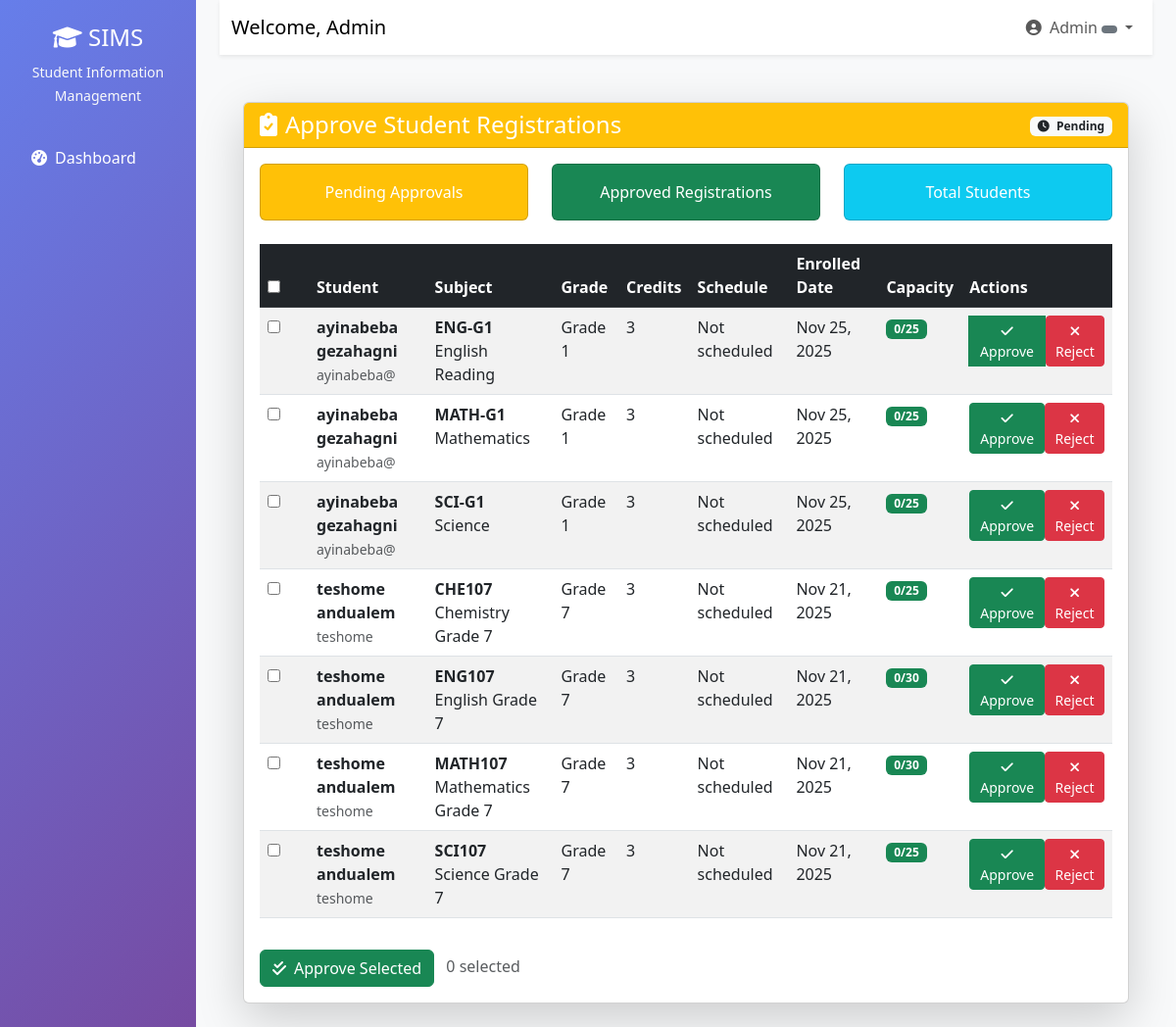
Page /registrar/approve-registrations/ (signed in) on the committed database.
### users/models.py (models this page shows, shortened)
class User(AbstractUser):
    ROLE_CHOICES = (
        ('admin', 'Administrator'),
        ('teacher', 'Teacher'),
        ('student', 'Student'),
        ('registrar', 'Registrar'),
        ('finance', 'Finance Officer'),
        ('parent', 'Parent'),
    )
    role = models.CharField(max_length=20, choices=ROLE_CHOICES)
    phone = models.CharField(max_length=15, blank=True)
    address = models.TextField(blank=True)
    date_of_birth = models.DateField(null=True, blank=True)
    profile_picture = models.ImageField(upload_to='profiles/', null=True, blank=True)
    is_approved = models.BooleanField(default=False)
    created_at = models.DateTimeField(auto_now_add=True)

### subjects/models.py (models this page shows, shortened)
class Enrollment(models.Model):
    SEMESTER_CHOICES = [
        ('first', 'First Semester'),
        ('second', 'Second Semester'),
    ]
    STATUS_CHOICES = [
        ('pending', 'Pending Approval'),
        ('approved', 'Approved'),
        ('waitlisted', 'Waitlisted'),
        ('active', 'Active'),
        ('completed', 'Completed'),
        ('dropped', 'Dropped'),
        ('rejected', 'Rejected'),
    ]
    student = models.ForeignKey(
        User,
        on_delete=models.CASCADE,
        related_name='subject_enrollments',
        limit_choices_to={'role': 'student'}
    )
    subject = models.ForeignKey(
        Subject,
        on_delete=models.CASCADE,
        related_name='enrollments'
    )
    enrolled_date = models.DateField(default=timezone.now)
    academic_year = models.CharField(
        max_length=9,
        help_text="Format: YYYY-YYYY (e.g., 2024-2025)"
    )
    semester = models.CharField(
        max_length=10,
        choices=SEMESTER_CHOICES,
        default='first'
    )
    status = models.CharField(
        max_length=20,
        choices=STATUS_CHOICES,
        default='active'
    )
    final_grade = models.CharField(max_length=5, blank=True)
    result = models.CharField(max_length=50, blank=True, null=True, help_text='Result or remark for this enrollment')
    is_auto_assigned = models.BooleanField(default=False)
    class Meta:
        unique_together = ['student', 'subject', 'academic_year', 'semester']
        ordering = ['-enrolled_date']

class Subject(models.Model):
    GRADE_LEVEL_CHOICES = [
        (1, 'Grade 1'),
        (2, 'Grade 2'),
        (3, 'Grade 3'),
        (4, 'Grade 4'),
        (5, 'Grade 5'),
        (6, 'Grade 6'),
        (7, 'Grade 7'),
        (8, 'Grade 8'),
    ]
    SUBJECT_TYPES = [
        ('core', 'Core'),
        ('elective', 'Elective'),
        ('lab', 'Laboratory'),
    ]
    name = models.CharField(max_length=200)
    code = models.CharField(max_length=20, unique=True)
    description = models.TextField(blank=True)
    credit_hours = models.PositiveIntegerField(default=3, help_text="Credit hours for this subject")
    subject_type = models.CharField(max_length=20, choices=SUBJECT_TYPES, default='core')
    grade_level = models.IntegerField(
        choices=GRADE_LEVEL_CHOICES,
        help_text="Select the grade level for this subject"
    )
    day_of_week = models.CharField(max_length=3, choices=Teacher.DAYS_OF_WEEK, blank=True)
    start_time = models.TimeField(null=True, blank=True)
    end_time = models.TimeField(null=True, blank=True)
    room = models.CharField(max_length=50, blank=True)
    sessions_per_week = models.PositiveSmallIntegerField(default=3, help_text='Number of sessions per week')
    instructor = models.ForeignKey(
        Teacher,
        on_delete=models.SET_NULL,
        null=True,
        blank=True,
        related_name='subjects'
    )
    max_capacity = models.IntegerField(default=30)
    is_active = models.BooleanField(default=True)
    created_at = models.DateTimeField(auto_now_add=True)
    updated_at = models.DateTimeField(auto_now=True)
    @property
    def schedule_display(self):
        if self.day_of_week and self.start_time and self.end_time:
            day_name = dict(Teacher.DAYS_OF_WEEK).get(self.day_of_week, self.day_of_week)
            return f"{day_name} {self.start_time.strftime('%H:%M')} - {self.end_time.strftime('%H:%M')}"
        return "Not scheduled"
    def current_enrollment_count(self, academic_year, semester):
        return self.enrollments.filter(
            academic_year=academic_year,
            semester=semester,
            status='active'
        ).count()
    class Meta:
        ordering = ['grade_level', 'code']

### users/decorators.py (the view)
        def wrapper(request, *args, **kwargs):
            if request.user.is_authenticated:
                if request.user.role in allowed_roles or request.user.is_superuser:
                    return view_func(request, *args, **kwargs)
            messages.error(request, "You don't have permission to access this page.")
            return redirect('dashboard')

### registrar/views.py (called while the page is built, shortened)
@registrar_required
def approve_registrations(request):
    pending_enrollments = list(Enrollment.objects.filter(status='pending').select_related('student', 'subject'))
    waitlisted_enrollments = list(Enrollment.objects.filter(status='waitlisted').select_related('student', 'subject'))
    for enrollment in pending_enrollments + waitlisted_enrollments:
        try:
            enrollment.current_count = enrollment.subject.current_enrollment_count(enrollment.academic_year, enrollment.semester)
        except Exception:
            enrollment.current_count = 0
    context = {
        'pending_enrollments': pending_enrollments,
        'waitlisted_enrollments': waitlisted_enrollments,
    }
    return render(request, 'registrar/approve_registrations.html', context)

### templates/registrar/approve_registrations.html (shortened to what this page needs)
{% extends 'base.html' %}
{% load static %}
{% block content %}
<div class="container-fluid py-4">
    <div class="row">
        <div class="col-12">
            <div class="card shadow-lg">
                <div class="card-header bg-warning text-white d-flex justify-content-between align-items-center">
                    <h4 class="card-title mb-0">
                        <i class="fas fa-clipboard-check me-2"></i>Approve Student Registrations
                    </h4>
                    <div>
                        <span class="badge bg-light text-dark">
                            <i class="fas fa-clock me-1"></i>
                            {{ stats.pending }} Pending
                        </span>
                    </div>
                </div>
                <div class="card-body">
                    <div class="row mb-4">
                        <div class="col-md-4">
                            <div class="card bg-warning text-white">
                                <div class="card-body text-center">
                                    <p class="mb-0">Pending Approvals</p>
                                </div>
                            </div>
                        </div>
                        <div class="col-md-4">
                            <div class="card bg-success text-white">
                                <div class="card-body text-center">
                                    <p class="mb-0">Approved Registrations</p>
                                </div>
                            </div>
                        </div>
                        <div class="col-md-4">
                            <div class="card bg-info text-white">
                                <div class="card-body text-center">
                                    <p class="mb-0">Total Students</p>
                                </div>
                            </div>
                        </div>
                    </div>
                    {% if pending_enrollments %}
                    <form method="POST" action="{% url 'bulk_approve_registrations' %}" id="bulk-approve-form">
                        <div class="table-responsive">
                            <table class="table table-striped table-hover">
                                <thead class="table-dark">
                                    <tr>
                                        <th width="50px">
                                            <input type="checkbox" id="select-all">
                                        </th>
                                        <th>Student</th>
                                        <th>Subject</th>
                                        <th>Grade</th>
                                        <th>Credits</th>
                                        <th>Schedule</th>
                                        <th>Enrolled Date</th>
                                        <th>Capacity</th>
                                        <th>Actions</th>
                                    </tr>
                                </thead>
                                <tbody>
                                    {% for enrollment in pending_enrollments %}
                                    <tr>
                                        <td>
                                            <input type="checkbox" name="enrollment_ids" value="{{ enrollment.id }}" class="enrollment-checkbox">
                                        </td>
                                        <td>
                                            <strong>{{ enrollment.student.get_full_name|default:enrollment.student.username }}</strong>
                                            <br><small class="text-muted">{{ enrollment.student.username }}</small>
                                        </td>
                                        <td>
                                            <strong>{{ enrollment.subject.code }}</strong>
                                            <br>{{ enrollment.subject.name }}
                                        </td>
                                        <td>Grade {{ enrollment.subject.grade_level }}</td>
                                        <td>{{ enrollment.subject.credit_hours }}</td>
                                        <td>{{ enrollment.subject.schedule_display }}</td>
                                        <td>{{ enrollment.enrolled_date|date:"M d, Y" }}</td>
                                        <td>
                                            <span class="badge {% if enrollment.current_count < enrollment.subject.max_capacity %}bg-success{% else %}bg-danger{% endif %}">
                                                {{ enrollment.current_count }}/{{ enrollment.subject.max_capacity }}
                                            </span>
                                        </td>
                                        <td>
                                            <div class="btn-group btn-group-sm">
                                                <form method="POST" action="{% url 'approve_single_registration' enrollment.id %}" class="d-inline">
                                                    <button type="submit" class="btn btn-success btn-sm"
                                                            {% if enrollment.current_count >= enrollment.subject.max_capacity %}disabled{% endif %}>
                                                        <i class="fas fa-check"></i> Approve
                                                    </button>
                                                </form>
                                                <form method="POST" action="{% url 'reject_single_registration' enrollment.id %}" class="d-inline">
                                                    <button type="submit" class="btn btn-danger btn-sm" onclick="return confirm('Reject this registration?')">
                                                        <i class="fas fa-times"></i> Reject
                                                    </button>
                                                </form>
                                            </div>
                                        </td>
                                    </tr>
                                    {% endfor %}
                                </tbody>
                            </table>
                        </div>
                        <div class="mt-3">
                            <button type="submit" class="btn btn-success">
                                <i class="fas fa-check-double me-2"></i>Approve Selected
                            </button>
                            <span class="ms-2 text-muted">
                                <span id="selected-count">0</span> selected
                            </span>
                        </div>
                    </form>
                    {% else %}
                    <div class="text-center py-5">
                        <i class="fas fa-check-circle fa-3x text-success mb-3"></i>
                        <h4 class="text-success">No Pending Approvals</h4>
                        <p class="text-muted">All registration requests have been processed.</p>
                    </div>
                    {% endif %}
                </div>
            </div>
        </div>
    </div>
</div>
{% endblock %}

### templates/base.html (shortened to what this page needs)
<!DOCTYPE html>
<html lang="en">
  <head>
    <link
      href="https://cdn.jsdelivr.net/npm/bootstrap@5.3.0/dist/css/bootstrap.min.css"
      rel="stylesheet"
    />
    <link
      href="https://cdnjs.cloudflare.com/ajax/libs/font-awesome/6.0.0/css/all.min.css"
      rel="stylesheet"
    />
  </head>
  <body>
    {% if user.is_authenticated %}
    <div class="container-fluid">
      <div class="row">
        <nav class="col-md-3 col-lg-2 d-md-block sidebar">
          <div class="position-sticky pt-4">
            <div class="text-center mb-4">
              <h4 class="text-white">
                <i class="fas fa-graduation-cap"></i> SIMS
              </h4>
              <small class="text-light">Student Information Management</small>
            </div>
            <ul class="nav flex-column">
              <li class="nav-item">
                <a
                  class="nav-link {% if request.resolver_match.url_name == 'dashboard' %}active{% endif %}"
                  href="{% url 'dashboard' %}"
                >
                  <i class="fas fa-tachometer-alt me-2"></i>Dashboard
                </a>
              </li>
            </ul>
          </div>
        </nav>
        <main class="col-md-9 ms-sm-auto col-lg-10 px-md-4 main-content">
          <nav
            class="navbar navbar-expand-lg navbar-light bg-white shadow-sm mb-4"
          >
            <div class="container-fluid">
              <span class="navbar-brand"
                >Welcome, {{ user.get_full_name|default:user.username }}</span
              >
              <div class="navbar-nav ms-auto">
                <div class="nav-item dropdown">
                  <a
                    class="nav-link dropdown-toggle"
                    href="#"
                    id="navbarDropdown"
                    role="button"
                    data-bs-toggle="dropdown"
                  >
                    <i class="fas fa-user-circle me-1"></i> {{ user.username }}
                    <span
                      class="badge bg-{% if user.role == 'admin' %}danger{% elif user.role == 'teacher' %}info{% elif user.role == 'student' %}success{% elif user.role == 'parent' %}warning{% else %}secondary{% endif %}"
                    >
                    </span>
                  </a>
                </div>
              </div>
            </div>
          </nav>
          <div class="container-fluid">{% block content %}{% endblock %}</div>
        </main>
      </div>
    </div>
    {% else %} {% block auth_content %}{% endblock %} {% endif %}
  </body>
</html>

### templates/base.html (style rules this page uses)
.sidebar { min-height: 100vh; background: linear-gradient(135deg, #667eea 0%, #764ba2 100%); }
.sidebar .nav-link { color: #fff; padding: 12px 20px; margin: 4px 0; border-radius: 8px; transition: all 0.3s; }
.main-content { background-color: #f8f9fa; min-height: 100vh; }

### rows in the picture
User: get_full_name "Admin", username "Admin"
Enrollment: student.get_full_name "ayinabeba gezahagni", student.username "ayinabeba@", subject.code "ENG-G1", subject.name "English Reading", subject.grade_level "1", subject.credit_hours "3", subject.schedule_display "Not scheduled", enrolled_date "Nov 25, 2025", current_count "0", subject.max_capacity "25"
Enrollment: student.get_full_name "ayinabeba gezahagni", student.username "ayinabeba@", subject.code "MATH-G1", subject.name "Mathematics", subject.grade_level "1", subject.credit_hours "3", subject.schedule_display "Not scheduled", enrolled_date "Nov 25, 2025", current_count "0", subject.max_capacity "25"
Enrollment: student.get_full_name "ayinabeba gezahagni", student.username "ayinabeba@", subject.code "SCI-G1", subject.name "Science", subject.grade_level "1", subject.credit_hours "3", subject.schedule_display "Not scheduled", enrolled_date "Nov 25, 2025", current_count "0", subject.max_capacity "25"
Enrollment: student.get_full_name "teshome andualem", student.username "teshome", subject.code "CHE107", subject.name "Chemistry Grade 7", subject.grade_level "7", subject.credit_hours "3", subject.schedule_display "Not scheduled", enrolled_date "Nov 21, 2025", current_count "0", subject.max_capacity "25"
Enrollment: student.get_full_name "teshome andualem", student.username "teshome", subject.code "ENG107", subject.name "English Grade 7", subject.grade_level "7", subject.credit_hours "3", subject.schedule_display "Not scheduled", enrolled_date "Nov 21, 2025", current_count "0", subject.max_capacity "30"
Enrollment: student.get_full_name "teshome andualem", student.username "teshome", subject.code "MATH107", subject.name "Mathematics Grade 7", subject.grade_level "7", subject.credit_hours "3", subject.schedule_display "Not scheduled", enrolled_date "Nov 21, 2025", current_count "0", subject.max_capacity "30"
Enrollment: student.get_full_name "teshome andualem", student.username "teshome", subject.code "SCI107", subject.name "Science Grade 7", subject.grade_level "7", subject.credit_hours "3", subject.schedule_display "Not scheduled", enrolled_date "Nov 21, 2025", current_count "0", subject.max_capacity "25"
